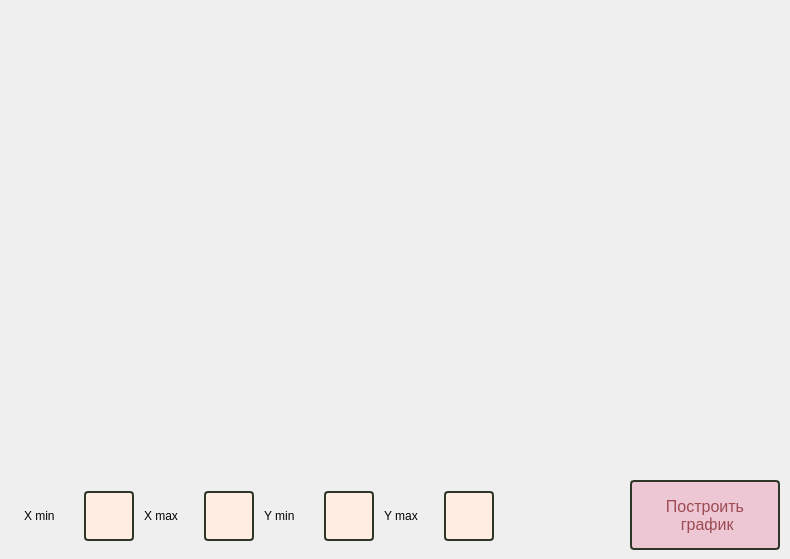
    <widget class="QWidget" name="tab_4">
     <attribute name="title">
      <string>График</string>
     </attribute>
     <widget class="QCustomPlot" name="widget" native="true">
      <property name="geometry">
       <rect>
        <x>0</x>
        <y>10</y>
        <width>781</width>
        <height>451</height>
       </rect>
      </property>
      <property name="styleSheet">
       <string notr="true"/>
      </property>
     </widget>
     <widget class="QPushButton" name="pushButton_30">
      <property name="geometry">
       <rect>
        <x>630</x>
        <y>480</y>
        <width>150</width>
        <height>70</height>
       </rect>
      </property>
      <property name="sizePolicy">
       <sizepolicy hsizetype="Fixed" vsizetype="Fixed">
        <horstretch>0</horstretch>
        <verstretch>0</verstretch>
       </sizepolicy>
      </property>
      <property name="minimumSize">
       <size>
        <width>150</width>
        <height>70</height>
       </size>
      </property>
      <property name="styleSheet">
       <string notr="true">QPushButton {
    background-color: #EDC7D4; 
    border: 2px solid #2E3627;
    color: #9D4A52;
    text-align: center;
    font-size:16px;
	border-radius: 4px;
}

QPushButton:hover {
    background-color: qlineargradient(spread:pad, x1:1, y1:1, x2:1, y2:0, stop:0 rgb(226, 189, 201), stop:1 rgb(206, 171, 185));
    border: 2px solid #2E3627;
    color: #9D4A52;
    text-align: center;
    font-size:16px;
	border-radius: 4px;
}

QPushButton:pressed {
    background-color: qlineargradient(spread:pad, x1:1, y1:1, x2:1, y2:0, stop:0 rgb(226, 189, 201), stop:1 rgb(206, 171, 185));
    border: 2px solid rgb(255, 255, 255);
    color: rgb(255, 255, 255);
    text-align: center;
    font-size:16px;
	border-radius: 4px;
}</string>
      </property>
      <property name="text">
       <string>Построить
 график</string>
      </property>
     </widget>
     <widget class="QWidget" name="layoutWidget">
      <property name="geometry">
       <rect>
        <x>20</x>
        <y>490</y>
        <width>481</width>
        <height>52</height>
       </rect>
      </property>
      <layout class="QHBoxLayout" name="horizontalLayout">
       <item>
        <widget class="QLabel" name="label">
         <property name="minimumSize">
          <size>
           <width>50</width>
           <height>50</height>
          </size>
         </property>
         <property name="maximumSize">
          <size>
           <width>50</width>
           <height>50</height>
          </size>
         </property>
         <property name="text">
          <string>X min</string>
         </property>
        </widget>
       </item>
       <item>
        <widget class="QTextEdit" name="textEdit_2">
         <property name="minimumSize">
          <size>
           <width>50</width>
           <height>50</height>
          </size>
         </property>
         <property name="maximumSize">
          <size>
           <width>50</width>
           <height>50</height>
          </size>
         </property>
         <property name="styleSheet">
          <string notr="true">    background-color: rgb(255, 238, 225); 
    border: 2px solid #2E3627;
    color: #9D4A52;
    text-align: center;
    font-size:16px;
	border-radius: 4px;
    vertical-align: baseline;</string>
         </property>
         <property name="html">
          <string>&lt;!DOCTYPE HTML PUBLIC &quot;-//W3C//DTD HTML 4.0//EN&quot; &quot;http://www.w3.org/TR/REC-html40/strict.dtd&quot;&gt;
&lt;html&gt;&lt;head&gt;&lt;meta name=&quot;qrichtext&quot; content=&quot;1&quot; /&gt;&lt;meta charset=&quot;utf-8&quot; /&gt;&lt;style type=&quot;text/css&quot;&gt;
p, li { white-space: pre-wrap; }
&lt;/style&gt;&lt;/head&gt;&lt;body style=&quot; font-family:'.AppleSystemUIFont'; font-size:16px; font-weight:400; font-style:normal;&quot;&gt;
&lt;p style=&quot;-qt-paragraph-type:empty; margin-top:0px; margin-bottom:0px; margin-left:0px; margin-right:0px; -qt-block-indent:0; text-indent:0px; font-size:24px;&quot;&gt;&lt;br /&gt;&lt;/p&gt;&lt;/body&gt;&lt;/html&gt;</string>
         </property>
        </widget>
       </item>
       <item>
        <widget class="QLabel" name="label_2">
         <property name="minimumSize">
          <size>
           <width>50</width>
           <height>50</height>
          </size>
         </property>
         <property name="maximumSize">
          <size>
           <width>50</width>
           <height>50</height>
          </size>
         </property>
         <property name="text">
          <string>X max</string>
         </property>
        </widget>
       </item>
       <item>
        <widget class="QTextEdit" name="textEdit_3">
         <property name="minimumSize">
          <size>
           <width>50</width>
           <height>50</height>
          </size>
         </property>
         <property name="maximumSize">
          <size>
           <width>50</width>
           <height>50</height>
          </size>
         </property>
         <property name="styleSheet">
          <string notr="true">    background-color: rgb(255, 238, 225); 
    border: 2px solid #2E3627;
    color: #9D4A52;
    text-align: center;
    font-size:16px;
	border-radius: 4px;
    vertical-align: baseline;</string>
         </property>
         <property name="html">
          <string>&lt;!DOCTYPE HTML PUBLIC &quot;-//W3C//DTD HTML 4.0//EN&quot; &quot;http://www.w3.org/TR/REC-html40/strict.dtd&quot;&gt;
&lt;html&gt;&lt;head&gt;&lt;meta name=&quot;qrichtext&quot; content=&quot;1&quot; /&gt;&lt;meta charset=&quot;utf-8&quot; /&gt;&lt;style type=&quot;text/css&quot;&gt;
p, li { white-space: pre-wrap; }
&lt;/style&gt;&lt;/head&gt;&lt;body style=&quot; font-family:'.AppleSystemUIFont'; font-size:16px; font-weight:400; font-style:normal;&quot;&gt;
&lt;p style=&quot;-qt-paragraph-type:empty; margin-top:0px; margin-bottom:0px; margin-left:0px; margin-right:0px; -qt-block-indent:0; text-indent:0px;&quot;&gt;&lt;br /&gt;&lt;/p&gt;&lt;/body&gt;&lt;/html&gt;</string>
         </property>
        </widget>
       </item>
       <item>
        <widget class="QLabel" name="label_3">
         <property name="minimumSize">
          <size>
           <width>50</width>
           <height>50</height>
          </size>
         </property>
         <property name="maximumSize">
          <size>
           <width>50</width>
           <height>50</height>
          </size>
         </property>
         <property name="text">
          <string>Y min</string>
         </property>
        </widget>
       </item>
       <item>
        <widget class="QTextEdit" name="textEdit_4">
         <property name="minimumSize">
          <size>
           <width>50</width>
           <height>50</height>
          </size>
         </property>
         <property name="maximumSize">
          <size>
           <width>50</width>
           <height>50</height>
          </size>
         </property>
         <property name="styleSheet">
          <string notr="true">    background-color: rgb(255, 238, 225); 
    border: 2px solid #2E3627;
    color: #9D4A52;
    text-align: center;
    font-size:16px;
	border-radius: 4px;
    vertical-align: baseline;</string>
         </property>
         <property name="html">
          <string>&lt;!DOCTYPE HTML PUBLIC &quot;-//W3C//DTD HTML 4.0//EN&quot; &quot;http://www.w3.org/TR/REC-html40/strict.dtd&quot;&gt;
&lt;html&gt;&lt;head&gt;&lt;meta name=&quot;qrichtext&quot; content=&quot;1&quot; /&gt;&lt;meta charset=&quot;utf-8&quot; /&gt;&lt;style type=&quot;text/css&quot;&gt;
p, li { white-space: pre-wrap; }
&lt;/style&gt;&lt;/head&gt;&lt;body style=&quot; font-family:'.AppleSystemUIFont'; font-size:16px; font-weight:400; font-style:normal;&quot;&gt;
&lt;p style=&quot;-qt-paragraph-type:empty; margin-top:0px; margin-bottom:0px; margin-left:0px; margin-right:0px; -qt-block-indent:0; text-indent:0px;&quot;&gt;&lt;br /&gt;&lt;/p&gt;&lt;/body&gt;&lt;/html&gt;</string>
         </property>
        </widget>
       </item>
       <item>
        <widget class="QLabel" name="label_4">
         <property name="minimumSize">
          <size>
           <width>50</width>
           <height>50</height>
          </size>
         </property>
         <property name="maximumSize">
          <size>
           <width>50</width>
           <height>50</height>
          </size>
         </property>
         <property name="text">
          <string>Y max</string>
         </property>
        </widget>
       </item>
       <item>
        <widget class="QTextEdit" name="textEdit_5">
         <property name="minimumSize">
          <size>
           <width>50</width>
           <height>50</height>
          </size>
         </property>
         <property name="maximumSize">
          <size>
           <width>50</width>
           <height>50</height>
          </size>
         </property>
         <property name="styleSheet">
          <string notr="true">    background-color: rgb(255, 238, 225); 
    border: 2px solid #2E3627;
    color: #9D4A52;
    text-align: center;
    font-size:16px;
	border-radius: 4px;
    vertical-align: baseline;</string>
         </property>
         <property name="html">
          <string>&lt;!DOCTYPE HTML PUBLIC &quot;-//W3C//DTD HTML 4.0//EN&quot; &quot;http://www.w3.org/TR/REC-html40/strict.dtd&quot;&gt;
&lt;html&gt;&lt;head&gt;&lt;meta name=&quot;qrichtext&quot; content=&quot;1&quot; /&gt;&lt;meta charset=&quot;utf-8&quot; /&gt;&lt;style type=&quot;text/css&quot;&gt;
p, li { white-space: pre-wrap; }
&lt;/style&gt;&lt;/head&gt;&lt;body style=&quot; font-family:'.AppleSystemUIFont'; font-size:16px; font-weight:400; font-style:normal;&quot;&gt;
&lt;p style=&quot;-qt-paragraph-type:empty; margin-top:0px; margin-bottom:0px; margin-left:0px; margin-right:0px; -qt-block-indent:0; text-indent:0px;&quot;&gt;&lt;br /&gt;&lt;/p&gt;&lt;/body&gt;&lt;/html&gt;</string>
         </property>
        </widget>
       </item>
      </layout>
     </widget>
    </widget>
